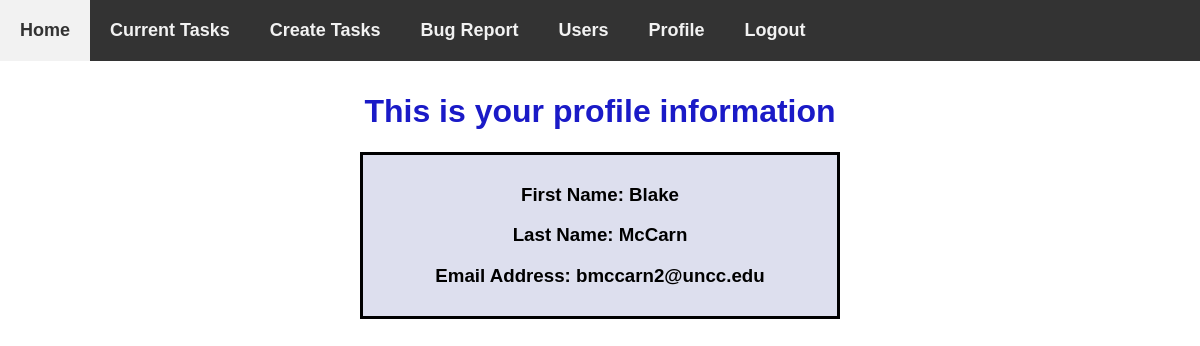
The app's page /profile (signed in) with its own data.
### models.py (models this page shows, shortened)
class User(db.Model):
    id = db.Column("id", db.Integer, primary_key=True)
    first_name = db.Column("first_name", db.String(100))
    last_name = db.Column("last_name", db.String(100))
    email = db.Column("email", db.String(100))
    password = db.Column(db.String(255), nullable=False)
    registered_on = db.Column(db.DateTime, nullable=False)
    notes = db.relationship("Note", backref="user", lazy=True)
    comments = db.relationship("Comment", backref="user", lazy=True)

### flask06.py (the view)
@app.route("/profile", methods = ['POST', 'GET'])
def profile():
    if session.get('user'):
        user = db.session.query(User).filter_by(id=session['user_id']).one()
        return render_template("profile.html", user=user)
    return redirect(url_for('login'))

### templates/profile.html (shortened to what this page needs)
<!DOCTYPE html>
<html lang="en">
  <head>
    <link
      rel="stylesheet"
      href="{{ url_for('static', filename='main.css') }}"
    />
  </head>
  <body>
    <header id="navbar">
      <nav>
        <a href="{{ url_for('index')}}"> Home</a>
        <a href="{{ url_for('get_notes') }}">Current Tasks</a>
        <a href="{{ url_for('new_note') }}">Create Tasks</a>
        <a href="{{ url_for('form') }}">Bug Report</a>
        <a href="{{ url_for('get_users') }}">Users</a>
      </nav>
      {% if user %}
      <nav>
        <a href="{{ url_for('profile') }}">Profile</a>
        <a href="{{ url_for('logout') }}">Logout</a>
      </nav>
      {% else %}
      <nav>
        <a href="{{ url_for('login') }}">Login</a>
        <a href="{{ url_for('register') }}">Register</a>
      </nav>
      {% endif %}
    </header>
    <br>
    <br>
    <br>
    <br>
    <h1>This is your profile information </h1>
    <section class="form">
        <h3>First Name: {{ user.first_name}}</h3>
        <h3>Last Name: {{ user.last_name}}</h3>
        <h3>Email Address: {{ user.email}} </h3>
    </section>
</body>
</html>

### static/main.css (style rules this page uses)
body { margin: 0; }
body section { padding: 30px 30px 30px 30px; }
h1 { color: rgb(26, 26, 199); font-family: 'Trebuchet MS', 'Lucida Sans Unicode', 'Lucida Grande', 'Lucida Sans', Arial, sans-serif; text-align: center; }
h3 { text-align: center; }
#navbar { overflow: hidden; background-color: #333; margin: 0; position: fixed; top: 0; width: 100%; }
#navbar a { float: left; display: block; color: #f2f2f2; padding: 20px; text-decoration: none; }
header { font-family: 'Trebuchet MS', 'Lucida Sans Unicode', 'Lucida Grande', 'Lucida Sans', Arial, sans-serif; font-size: large; font-weight: bold; text-align: center; }
.form { text-align: center; font-family: sans-serif; background-color: #dddfee; border-style: solid; margin-left: 30%; margin-right: 30%; padding: 10px; }

### records on screen
User: first_name "Blake", last_name "McCarn", email "bmccarn2@uncc.edu"
